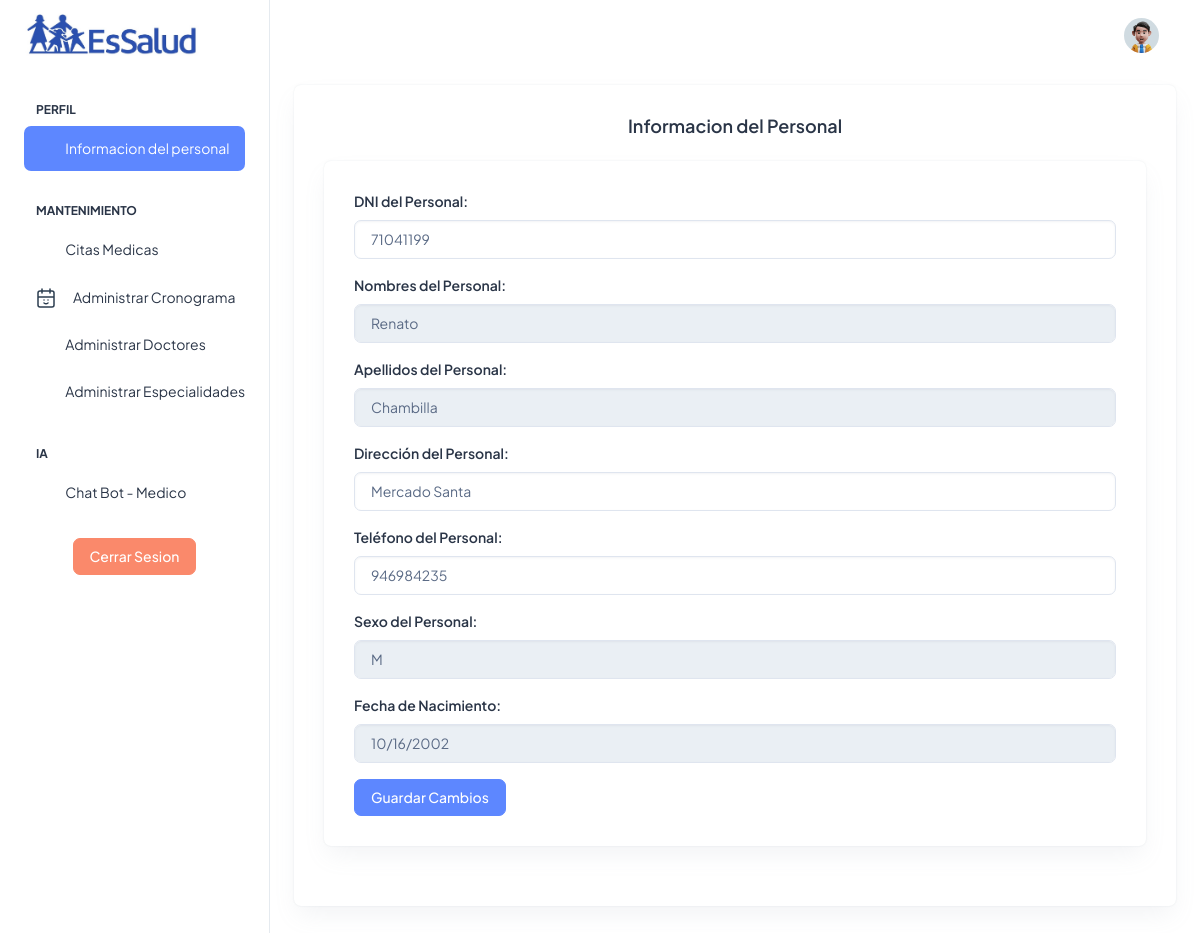
The app's page /citasmedicas/Views/PersonalMedico/indexPersonal.php (signed in) with its own data.
### tables this page shows
CREATE TABLE IF NOT EXISTS `tbusuario` (
  `dniusuario` int(11) NOT NULL,
  `nombres` varchar(100) NOT NULL,
  `apellidos` varchar(100) NOT NULL,
  `contrasenia` varchar(100) NOT NULL,
  `correo` varchar(100) DEFAULT NULL,
  `telefono` int(11) DEFAULT NULL,
  `fechanacimiento` date DEFAULT NULL,
  `fk_idrol` int(11) NOT NULL,
  `direccion` varchar(100) DEFAULT NULL,
  `sexo` varchar(50) DEFAULT NULL,
  PRIMARY KEY (`dniusuario`),
  KEY `rol` (`fk_idrol`),
  CONSTRAINT `FK_usuario_rol` FOREIGN KEY (`fk_idrol`) REFERENCES `tbrol` (`idrol`)
);

### citasmedicas/Views/PersonalMedico/indexPersonal.php (the view, shortened to what this page needs)
<?php
  $conexion = conectarse();
  $query = "SELECT tbusuario.dniusuario, tbusuario.nombres, tbusuario.apellidos, tbusuario.contrasenia, tbusuario.correo,
            tbusuario.telefono, tbusuario.fechanacimiento, tbusuario.sexo, tbrol.nombre, tbusuario.direccion
            FROM tbusuario
            INNER JOIN tbrol
            ON tbrol.idrol = tbusuario.fk_idrol
            WHERE tbusuario.dniusuario = ?";
  $stmt = $conexion->prepare($query);
  $stmt->bind_param("s", $_SESSION['userId']);
  $stmt->execute();
  $result = $stmt->get_result();
  if ($result->num_rows > 0) {
    $row = $result->fetch_assoc();
    $nombre = $row['nombres'];
    $apellido = $row['apellidos'];
    $telefono = $row['telefono'];
    $fecha_nac = $row['fechanacimiento'];
    $sexo = $row['sexo'];
    $direccion = $row['direccion'];
  } else {
    echo "Error: Usuario no encontrado";
    exit();
  }
?>
<!DOCTYPE html>
<html lang="es">
<head>
  <link rel="stylesheet" href="../../assets/css/styles.min.css" />
</head>
<body>
  <div class="page-wrapper" id="main-wrapper" data-layout="vertical" data-navbarbg="skin6" data-sidebartype="full"
    data-sidebar-position="fixed" data-header-position="fixed">
    <aside class="left-sidebar">
      <div>
        <div class="brand-logo d-flex align-items-center justify-content-between">
          <a href="indexPersonal.php" class="text-nowrap logo-img">
            <img src="../../assets/images/logos/essalud_logo.jpg" width="180" alt="" />
          </a>
        </div>
        <nav class="sidebar-nav scroll-sidebar" data-simplebar="">
          <ul id="sidebarnav">
            <li class="nav-small-cap">
              <span class="hide-menu">Perfil</span>
            </li>
            <li class="sidebar-item">
              <a class="sidebar-link" href="indexPersonal.php" aria-expanded="false">
                <span>
                  <i class="ti ti-article"></i>
                </span>
                <span class="hide-menu">Informacion del personal</span>
              </a>
            </li>
            <li class="nav-small-cap">
              <span class="hide-menu">Mantenimiento</span>
            </li>
            <li class="sidebar-item">
              <a class="sidebar-link" href="administrarcitas.php" aria-expanded="false">
                <span>
                  <i class="ti ti-article"></i>
                </span>
                <span class="hide-menu">Citas Medicas</span>
              </a>
            </li>
            <li class="sidebar-item">
              <a class="sidebar-link" href="cronogramaPersonal.php" aria-expanded="false">
              <span>
                  <i></i>
                </span>
                <span class="hide-menu">Administrar Cronograma</span>
              </a>
            </li>
            <li class="sidebar-item">
              <a class="sidebar-link" href="administrardoctor.php" aria-expanded="false">
                <span>
                  <i class="ti ti-cards"></i>
                </span>
                <span class="hide-menu">Administrar Doctores</span>
              </a>
            </li>
            <li class="sidebar-item">
              <a class="sidebar-link" href="administrarespecialidad.php" aria-expanded="false">
                <span>
                  <i class="ti ti-file-description"></i>
                </span>
                <span class="hide-menu">Administrar Especialidades</span>
              </a>
            </li>
            <li class="nav-small-cap">
              <span class="hide-menu">IA</span>
            </li>
            <li class="sidebar-item">
              <a class="sidebar-link" href="chatbot.php" aria-expanded="false">
                <span>
                  <i class="ti ti-login"></i>
                </span>
                <span class="hide-menu">Chat Bot - Medico</span>
              </a>
            </li>
            <br/>
            <center>
            <li class="sidebar-item">
              <a class="btn btn-danger" href="../../index.php" aria-expanded="false">
                <span class="hide-menu">Cerrar Sesion</span>
              </a>
            </li>
            </center>
          </ul>
        </nav>
      </div>
    </aside>
    <div class="body-wrapper">
      <header class="app-header">
        <nav class="navbar navbar-expand-lg navbar-light">
          <div class="navbar-collapse justify-content-end px-0" id="navbarNav">
            <ul class="navbar-nav flex-row ms-auto align-items-center justify-content-end">
              <li class="nav-item dropdown">
                <a class="nav-link nav-icon-hover" href="javascript:void(0)" id="drop2" data-bs-toggle="dropdown"
                  aria-expanded="false">
                  <img src="../../assets/images/profile/user-1.jpg" alt="" width="35" height="35" class="rounded-circle">
                </a>
              </li>
            </ul>
          </div>
        </nav>
      </header>
      <div class="container-fluid">
        <div class="card">
            <div class="card-body">
                <center>
                    <h5 class="card-title fw-semibold mb-4">Informacion del Personal</h5>
                </center>
                <div class="card">
                    <div class="card-body">
                      <form action="../../Controller/PersonalController.php" method="POST">
                          <div class="mb-3">
                            <label for="dni" class="form-label">DNI del Personal:</label>
                            <input type="number" class="form-control" id="dni" name="dni" value="<?php echo $_SESSION['userId']; ?>" readonly>
                          </div>
                          <div class="mb-3">
                              <label for="nombre" class="form-label">Nombres del Personal:</label>
                              <input type="text" class="form-control" id="nombre" value="<?php echo $nombre; ?>" disabled>
                          </div>
                          <div class="mb-3">
                              <label for="apellidos" class="form-label">Apellidos del Personal:</label>
                              <input type="text" class="form-control" id="apellidos" value="<?php echo $apellido; ?>" disabled>
                          </div>
                          <div class="mb-3">
                              <label for="direccion" class="form-label">Dirección del Personal:</label>
                              <input type="text" class="form-control" id="direccion" name="direccion" value="<?php echo $direccion; ?>">
                          </div>
                          <div class="mb-3">
                              <label for="telefono" class="form-label">Teléfono del Personal:</label>
                              <input type="number" class="form-control" id="telefono" name="telefono" value="<?php echo $telefono; ?>">
                          </div>
                          <div class="mb-3">
                              <label for="sexo" class="form-label">Sexo del Personal:</label>
                              <input type="text" class="form-control" id="sexo" value="<?php echo $sexo; ?>" disabled>
                          </div>
                          <div class="mb-3">
                              <label for="fechanac" class="form-label">Fecha de Nacimiento:</label>
                              <input type="date" class="form-control" id="fechanac" value="<?php echo $fecha_nac; ?>" disabled>
                          </div>
                          <button type="submit" class="btn btn-primary">Guardar Cambios</button>
                      </form>
                    </div>
                </div>
            </div>
        </div>
      </div>
    </div>
  </div>
</body>
</html>

### records on screen
tbusuario: nombres "Renato", apellidos "Chambilla", direccion "Mercado Santa", telefono "946984235", sexo "M", fechanacimiento "10/16/2002"
